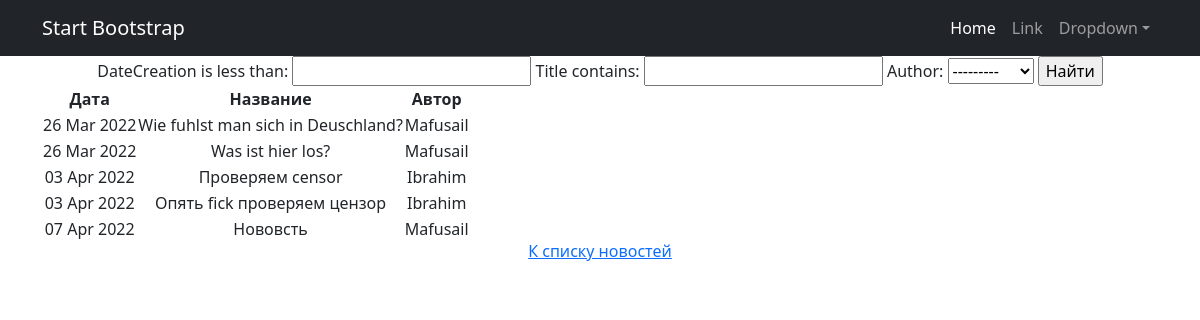
The app's page /news/search/ with its own data.
### NewsApp/models.py (models this page shows, shortened)
class Post(models.Model):
    author = models.ForeignKey(Author, on_delete=models.CASCADE)
    dateCreation = models.DateTimeField(auto_now_add=True)
    postCategory = models.ManyToManyField(Category, through='PostCategory')
    title = models.CharField(max_length=128)
    text = models.TextField()
    rating = models.IntegerField(default=0)
    NEWS = 'NW'
    ARTICLE = 'AR'
    CATEGORY_CHOICES = (
        (NEWS, 'Новость'),
        (ARTICLE, 'Статья')
    )
    categoryType = models.CharField(max_length=2, choices=CATEGORY_CHOICES, default=ARTICLE)

class Author(models.Model):
    authorUser = models.OneToOneField(User, on_delete=models.CASCADE)
    ratingAuthor = models.FloatField(default=0)
    def __str__(self):
        return f"{self.authorUser}"

### NewsApp/views.py (the view)
# urls.py: path('search/', Search.as_view(), name='search'),
class Search(ListView):
    model = Post
    template_name = 'search.html'
    context_object_name = 'searchpost'
    ordering = ['dateCreation']
    def get_context_data(self, **kwargs):  # забираем отфильтрованные объекты переопределяя метод get_context_data у наследуемого класса
        context = super().get_context_data(**kwargs)
        context['filter'] = NewsFilter(self.request.GET, queryset=self.get_queryset())  # вписываем наш фильтр в контекст
        return context

### templates/search.html (shortened to what this page needs)
{% extends 'flatpages/default.html' %}
{% block content %}
<form method="GET">
    {{ filter.form }}
    <input type="submit" value="Найти">
</form>
<table>
    <thead>
        <th>
            Дата
        </th>
        <th>
            Название
        </th>
        <th>
            Автор
        </th>
    </thead>
    {% for searchpost in filter.qs %}
    <tr>
        <td>
            {{ searchpost.dateCreation| date:'d M Y'}}
        </td>
        <td>
            {{ searchpost.title }}
        </td>
        <td>
            {{ searchpost.author }}
        </td>
    </tr>
    {% endfor %}
</table>
<h6><a href="{% url 'dieHauptSeite' %}">К списку новостей</a> <br></h6>
{% endblock content %}

### templates/flatpages/default.html (shortened to what this page needs)
<!DOCTYPE html>
<html lang="en">
    <head>
        {% load static %}
        <link href="{% static 'css/styles.css' %}" rel="stylesheet" />
    </head>
    <body>
        <nav class="navbar navbar-expand-lg navbar-dark bg-dark">
            <div class="container">
                <a class="navbar-brand" href="#">Start Bootstrap</a>
                <div class="collapse navbar-collapse" id="navbarSupportedContent">
                    <ul class="navbar-nav ms-auto mb-2 mb-lg-0">
                        <li class="nav-item"><a class="nav-link active" aria-current="page" href="#">Home</a></li>
                        <li class="nav-item"><a class="nav-link" href="#">Link</a></li>
                        <li class="nav-item dropdown">
                            <a class="nav-link dropdown-toggle" id="navbarDropdown" href="#" role="button" data-bs-toggle="dropdown" aria-expanded="false">Dropdown</a>
                        </li>
                    </ul>
                </div>
            </div>
        </nav>
        <div class="container">
            <div class="row">
                <div class="col-lg-12 text-center">
                       {% block content %}{% endblock content %}
                </div>
            </div>
        </div>
    </body>
</html>

### records on screen
Post: dateCreation "26 Mar 2022", title "Wie fuhlst man sich in Deuschland?", author "Mafusail"
Post: dateCreation "26 Mar 2022", title "Was ist hier los?", author "Mafusail"
Post: dateCreation "03 Apr 2022", title "Проверяем censor", author "Ibrahim"
Post: dateCreation "03 Apr 2022", title "Опять fick проверяем цензор", author "Ibrahim"
Post: dateCreation "07 Apr 2022", title "Нововсть", author "Mafusail"
